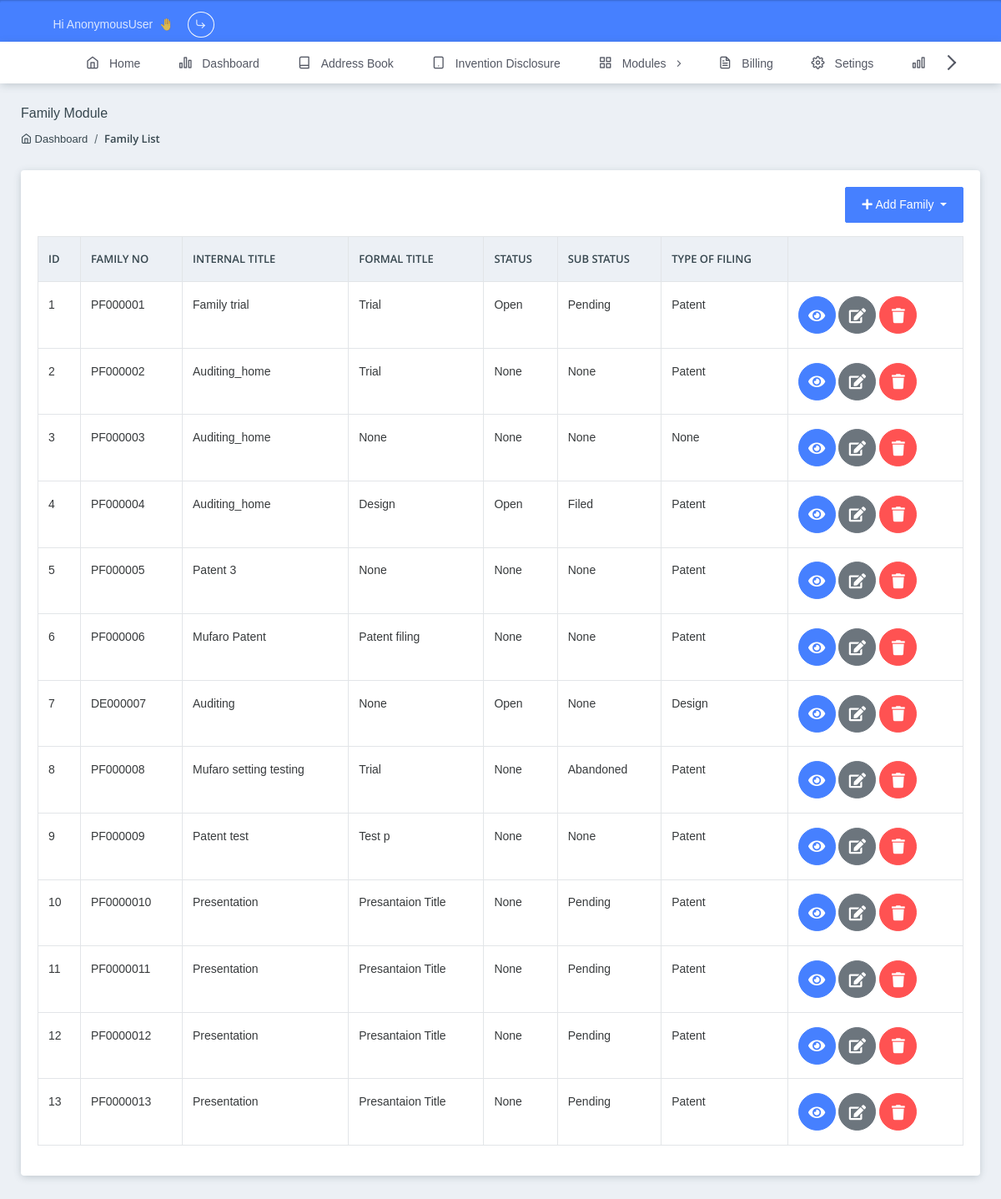
The app's page /app/modules/families/list/, older data.
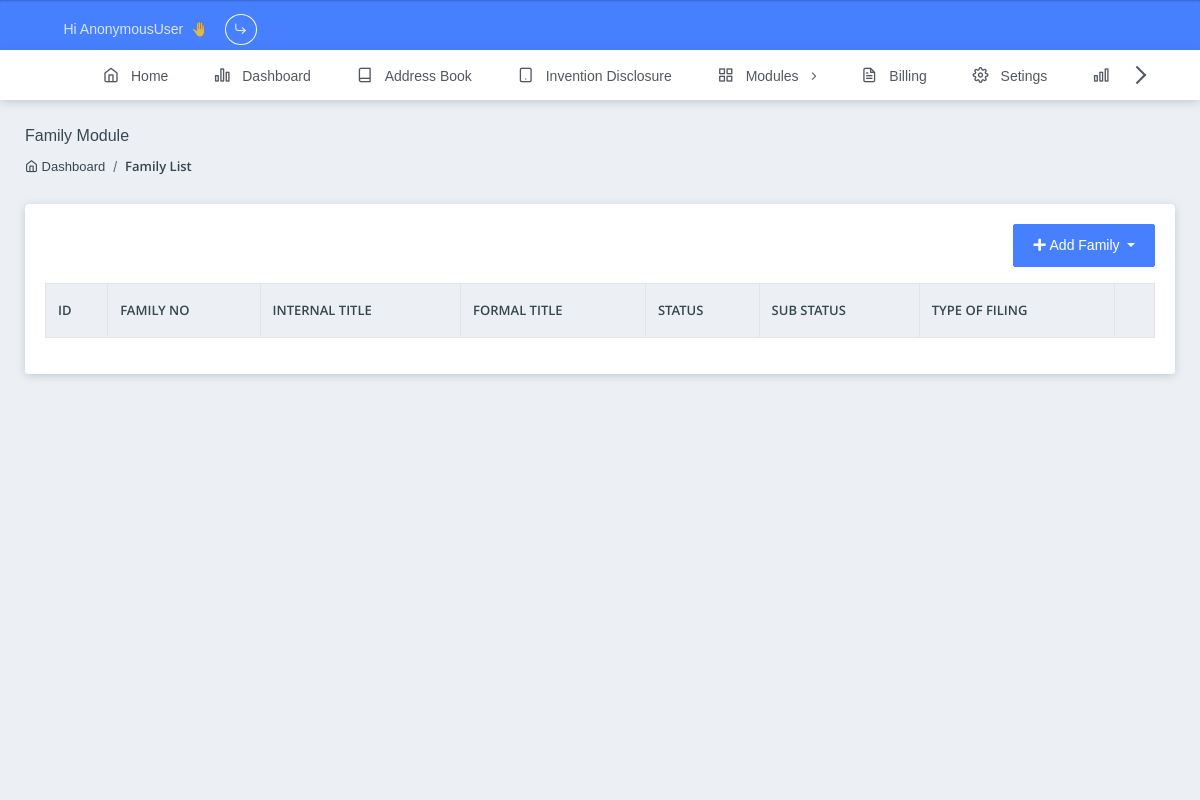
The same page, newer data.
### app/models/modules.py (models this page shows, shortened)
class ModuleBaseModel(BaseModel):
    _official_numbers_fields = []
    _titles_fields = []
    _associates_fields = []
    _associates_refs_fields = []
    _wildcard = models.TextField(null=True, blank=True)
    official_numbers = models.TextField(null=True, blank=True)
    _official_numbers = models.TextField(null=True, blank=True)
    titles = models.TextField(null=True, blank=True)
    _titles = models.TextField(null=True, blank=True)
    _associates = models.TextField(null=True, blank=True)
    _associates_refs = models.TextField(null=True, blank=True)
    class Meta:
        abstract = True

class Family(ModuleBaseModel):
    _official_numbers_fields = ["family_no"]
    _titles_fields = ["internal_title", "formal_title"]
    _associates_fields = ["licensor"]
    _associate_refs_fields = []
    case_no = models.CharField(verbose_name="Case No", max_length=128, blank=True, null=True)
    family_no = models.CharField(max_length=128, blank=True, null=True, verbose_name="Family No")
    internal_title = models.CharField(max_length=128, verbose_name="Internal Title")
    next_annuity_no = models.CharField(max_length=128, blank=True, null=True, verbose_name="Next Annuity No")
    formal_title = models.CharField(max_length=128, blank=True, null=True, verbose_name="Formal Title")
    country = models.CharField(max_length=128, blank=True, null=True, choices=data.countries.COUNTRIES_OPTIONS,
                               verbose_name="Country")
    status = models.CharField(max_length=128, blank=True, null=True, choices=[(i, i) for i in [
        "Open", "Pending", "Filed", "Abandoned", "Sold", "Licensed", "On Hold", "Opposed"]], verbose_name="Status")
    sub_status = models.CharField(max_length=128, blank=True, null=True, choices=[(i, i) for i in [
        "Open", "Pending", "Filed", "Abandoned", "Sold", "Licensed", "On Hold", "Opposed"]], verbose_name="Sub Status")
    type_of_filing = models.CharField(max_length=128, blank=True, null=True, choices=[
        (i, i) for i in ["Trademark", "Design", "Patent"]], verbose_name="Type of Filing")
    sub_filing = models.CharField(max_length=128, blank=True, null=True, choices=[
        (str(i), str(i)) for i in range(1, 5)], verbose_name="Sub Filing")
    primary_attorney = models.ForeignKey("app.Attorney", on_delete=models.SET_NULL,
                                         related_name="family_primary_attorney_set", blank=True, null=True,
                                         verbose_name="Primary Attorney")
    secondary_attorney = models.ForeignKey("app.Attorney", on_delete=models.SET_NULL,
                                           related_name="family_secondary_attorney_set", blank=True, null=True,
                                           verbose_name="Secondary Attorney")
    primary_paralegal = models.ForeignKey("app.Paralegal", on_delete=models.SET_NULL,
                                          related_name="family_primary_paralegal_set", blank=True, null=True,
                                          verbose_name="Primary Paralegal")
    secondary_paralegal = models.ForeignKey("app.Paralegal", on_delete=models.SET_NULL,
                                            related_name="family_secondary_paralegal_set", blank=True, null=True,
                                            verbose_name="Secondary Paralegal")
    inventor = models.ManyToManyField(Inventor, blank=True)
    applicant = models.ManyToManyField(Applicant, blank=True)
    licenced = models.CharField(max_length=4, blank=True, null=True, choices=[
        (i, i) for i in ["Yes", "No"]], verbose_name="Licensed")
    licensor = models.ForeignKey("app.Licensor", on_delete=models.SET_NULL,
                                 related_name="family_licensor_set", blank=True, null=True, verbose_name="Licensor")
    cost_centre = models.CharField(max_length=128, blank=True, null=True, choices=[
        (i, i) for i in ["Cost -1", "Cost -2"]], verbose_name="Cost Centre")
    cost_centre_code = models.CharField(max_length=128, blank=True, null=True, choices=[
        (i, i) for i in ["Applicant 1", "Applicant 2"]], verbose_name="Cost Centre Code")
    keywords = models.CharField(max_length=128, blank=True, null=True, verbose_name="Keywords")

### app/views/modules.py (the view)
# urls.py: path("modules/families/list/", modules.families_list_view),
def families_list_view(request: HttpRequest):
    return render(request, "app/modules/families/list.html", {"items": Family.objects.all()})

### app/templates/app/modules/families/list.html (shortened to what this page needs)
{% extends 'app/layout.html' %}
{% load static %}
{% load crispy_forms_tags %}
{% load super_filters %}
{% block css %}
<link rel="stylesheet" href="https://cdn.datatables.net/1.11.3/css/dataTables.bootstrap4.min.css">
<link rel="stylesheet" href="https://cdnjs.cloudflare.com/ajax/libs/select2/4.0.13/css/select2.min.css">
<link rel="stylesheet" href="{% static 'assets/css/style.css' %}">
<link rel="stylesheet" href="{% static 'app/css/style.css' %}">
{% endblock css %}
{% block content %}
<section class="pcoded-main-container">
    <div class="pcoded-content">
        <div class="page-header">
            <div class="page-block">
                <div class="row align-items-center">
                    <div class="col-md-12">
                        <div class="page-header-title">
                            <h5 class="m-b-10">Family Module</h5>
                        </div>
                        <ul class="breadcrumb">
                            <li class="breadcrumb-item"><a href="/app/"><i class="feather icon-home"></i>&nbsp;Dashboard</a></li>
                            <li class="breadcrumb-item"><a href="/app/modules/families/list/">Family List</a></li>
                        </ul>
                    </div>
                </div>
            </div>
        </div>
        <div class="row">
            <div class="col-12">
                <div class="card">
                    <div class="card-body">
                        <div class="row">
                            <div class="col-12 mb-3">
                                <div class="dropdown float-right">
                                    <button class="btn btn-primary dropdown-toggle" type="button" id="country-dropdown" data-toggle="dropdown" aria-haspopup="true" aria-expanded="false">
                                        <i class="fa fa-plus"></i>&nbsp;Add Family
                                    </button>
                                </div>
                            </div>
                            <div class="col-12">
                                <table class="table table-bordered data-table">
                                    <thead>
                                        <tr>
                                            <th>ID</th>
                                            <th>Family no</th>
                                            <th>Internal title</th>
                                            <th>Formal title</th>
                                            <th>Status</th>
                                            <th>Sub status</th>
                                            <th>Type of filing</th>
                                            <th></th>
                                        </tr>
                                    </thead>
                                    <tbody>
                                        {% for i in items %}
                                        <tr>
                                            <td>{{i.id}}</td>
                                            <td>{{i.family_no}}</td>
                                            <td>{{i.internal_title}}</td>
                                            <td>{{i.formal_title}}</td>
                                            <td>{{i.status}}</td>
                                            <td>{{i.sub_status}}</td>
                                            <td>{{i.type_of_filing}}</td>
                                            <td>
                                                <a href="/app/modules/families/detail/{{i.id}}/" class="btn btn-primary btn-icon"><i class="fa fa-eye"></i></a>
                                                <a href="/app/modules/families/edit/{{i.id}}/" class="btn btn-secondary btn-icon"><i class="fa fa-edit"></i></a>
                                                <a href="/app/modules/families/delete/{{i.id}}/" class="btn btn-danger btn-icon"><i class="fa fa-trash"></i></a>
                                            </td>
                                        </tr>
                                        {% endfor %}
                                    </tbody>
                                </table>
                            </div>
                        </div>
                    </div>
                </div>
            </div>
        </div>
    </div>
</section>
{% endblock content %}

### app/templates/app/layout.html (shortened to what this page needs)
{% load static %}
<!DOCTYPE html>
<html lang="en">
<head>
    {% block pnotify %}
    {% include 'app/components/messages-notifications.html' %}
    {% endblock pnotify %}
    {% block css %}{% endblock css %}
</head>
<body>
    {% block body %}
    {% block navbar %}
        <nav class="pcoded-navbar theme-horizontal menu-light brand-blue">
            <div class="navbar-wrapper container">
                <div class="navbar-content sidenav-horizontal" id="layout-sidenav">
                    <ul class="nav pcoded-inner-navbar sidenav-inner">
                        <li class="nav-item">
                            <a href="/app/" class="nav-link ">
                                <span class="pcoded-micon"><i class="feather icon-home"></i></span><span class="pcoded-mtext">Home</span>
                            </a>
                        </li>
                        <li class="nav-item">
                            <a href="/app/dashboard/" class="nav-link ">
                                <span class="pcoded-micon"><i class="feather icon-bar-chart-2"></i></span><span class="pcoded-mtext">Dashboard</span>
                            </a>
                        </li>
                        <li class="nav-item">
                            <a href="/app/address-book/contacts/" class="nav-link ">
                                <span class="pcoded-micon"><i class="feather icon-book"></i></span><span class="pcoded-mtext">Address Book</span>
                            </a>
                        </li>
                        <li class="nav-item">
                            <a href="/app/inventions/disclosures/" class="nav-link ">
                                <span class="pcoded-micon"><i class="feather icon-tablet"></i></span><span class="pcoded-mtext">Invention Disclosure</span>
                            </a>
                        </li>
                        <li class="nav-item pcoded-hasmenu">
                            <a href="#!" class="nav-link ">
                                <span class="pcoded-micon"><i class="feather icon-grid"></i></span><span class="pcoded-mtext">Modules</span>
                            </a>
                        </li>
                        <li class="nav-item">
                            <a href="/app/billing/invoices/" class="nav-link ">
                                <span class="pcoded-micon"><i class="feather icon-file-text"></i></span><span class="pcoded-mtext">Billing</span>
                            </a>
                        </li>
                        <li class="nav-item">
                            <a href="/app/settings/" class="nav-link ">
                                <span class="pcoded-micon"><i class="feather icon-settings"></i></span><span class="pcoded-mtext">Setings</span>
                            </a>
                        </li>
                        <li class="nav-item">
                            <a href="/app/reports/" class="nav-link ">
                                <span class="pcoded-micon"><i class="feather icon-bar-chart"></i></span><span class="pcoded-mtext">Report</span>
                            </a>
                        </li>
                    </ul>
                </div>
            </div>
        </nav>
    {% endblock navbar %}
    {% block header %}
        <header class="navbar pcoded-header navbar-expand-lg navbar-light header-blue py-1">
            <div class="container">
                <div class="m-header">
                    <a href="#!" class="b-brand">
                        Hi {{request.user}} &nbsp;🤚
                    </a>
                    <a href="/logout/" class="btn btn-sm btn-outline-light rounded-circle ml-3"><i class="feather icon-corner-down-right"></i></a>
                </div>
            </div>
        </header>
    {% endblock header %}
    {% block content %}{% endblock content %}
    {% endblock body %}
</body>
</html>

### app/templates/app/components/messages-notifications.html (shortened to what this page needs)
<link rel="stylesheet" href="/static/assets/css/plugins/PNotifyBrightTheme.css">

### app/templates/app/layout.html (style rules this page uses)
header { background: url(http://44.203.86.50/assets/images/other/navbar-3.jpg) center center no-repeat !important; background-size: cover !important; }

Row changes from the older to the newer data that the page shows:
removed Family: id "1", family_no "PF000001", internal_title "Family trial", formal_title "Trial", status "Open", sub_status "Pending", type_of_filing "Patent"
removed Family: id "2", family_no "PF000002", internal_title "Auditing_home", formal_title "Trial", status "None", sub_status "None", type_of_filing "Patent"
removed Family: id "3", family_no "PF000003", internal_title "Auditing_home", formal_title "None", status "None", sub_status "None", type_of_filing "None"
removed Family: id "4", family_no "PF000004", internal_title "Auditing_home", formal_title "Design", status "Open", sub_status "Filed", type_of_filing "Patent"
removed Family: id "5", family_no "PF000005", internal_title "Patent 3", formal_title "None", status "None", sub_status "None", type_of_filing "Patent"
removed Family: id "6", family_no "PF000006", internal_title "Mufaro Patent", formal_title "Patent filing", status "None", sub_status "None", type_of_filing "Patent"
removed Family: id "7", family_no "DE000007", internal_title "Auditing", formal_title "None", status "Open", sub_status "None", type_of_filing "Design"
removed Family: id "8", family_no "PF000008", internal_title "Mufaro setting testing", formal_title "Trial", status "None", sub_status "Abandoned", type_of_filing "Patent"
removed Family: id "9", family_no "PF000009", internal_title "Patent test", formal_title "Test p", status "None", sub_status "None", type_of_filing "Patent"
removed Family: id "10", family_no "PF0000010", internal_title "Presentation", formal_title "Presantaion Title", status "None", sub_status "Pending", type_of_filing "Patent"
removed Family: id "11", family_no "PF0000011", internal_title "Presentation", formal_title "Presantaion Title", status "None", sub_status "Pending", type_of_filing "Patent"
removed Family: id "12", family_no "PF0000012", internal_title "Presentation", formal_title "Presantaion Title", status "None", sub_status "Pending", type_of_filing "Patent"
removed Family: id "13", family_no "PF0000013", internal_title "Presentation", formal_title "Presantaion Title", status "None", sub_status "Pending", type_of_filing "Patent"
